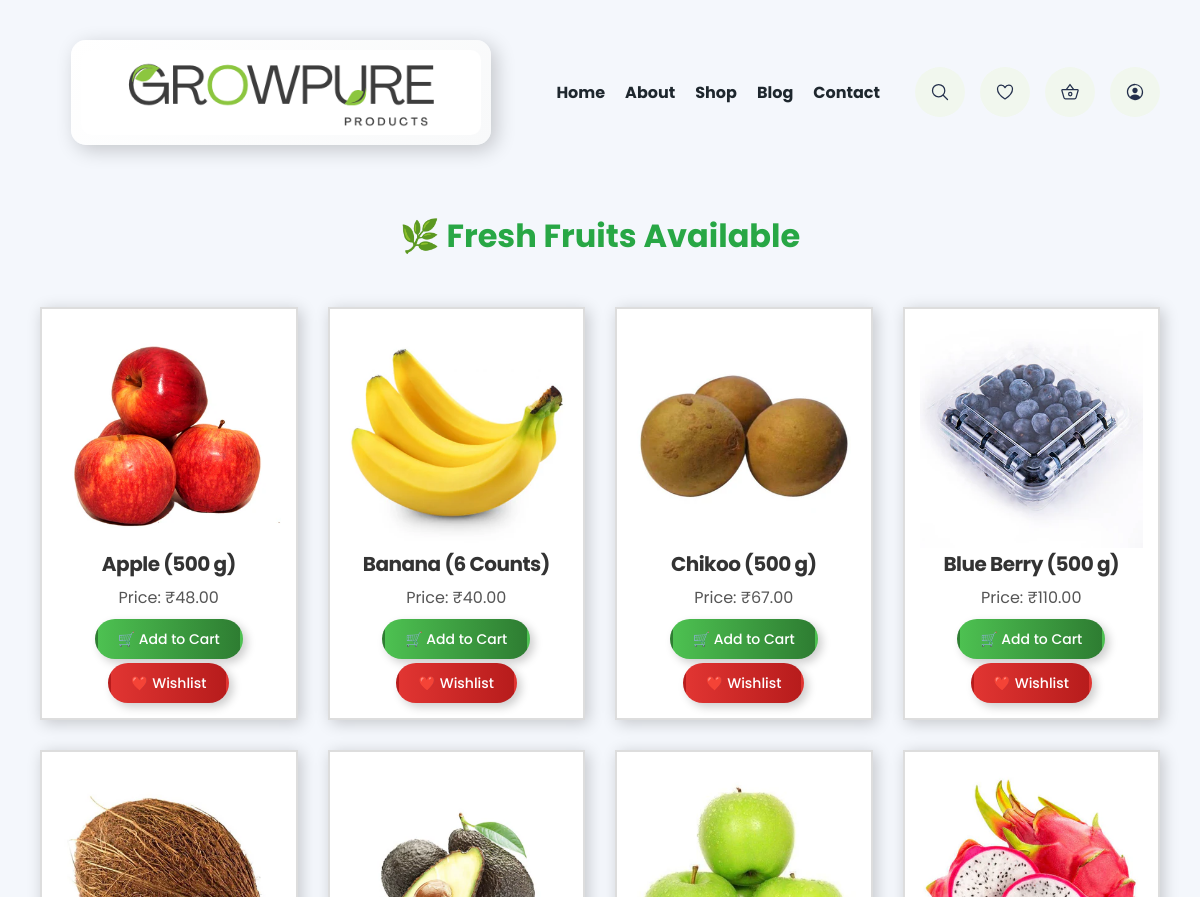
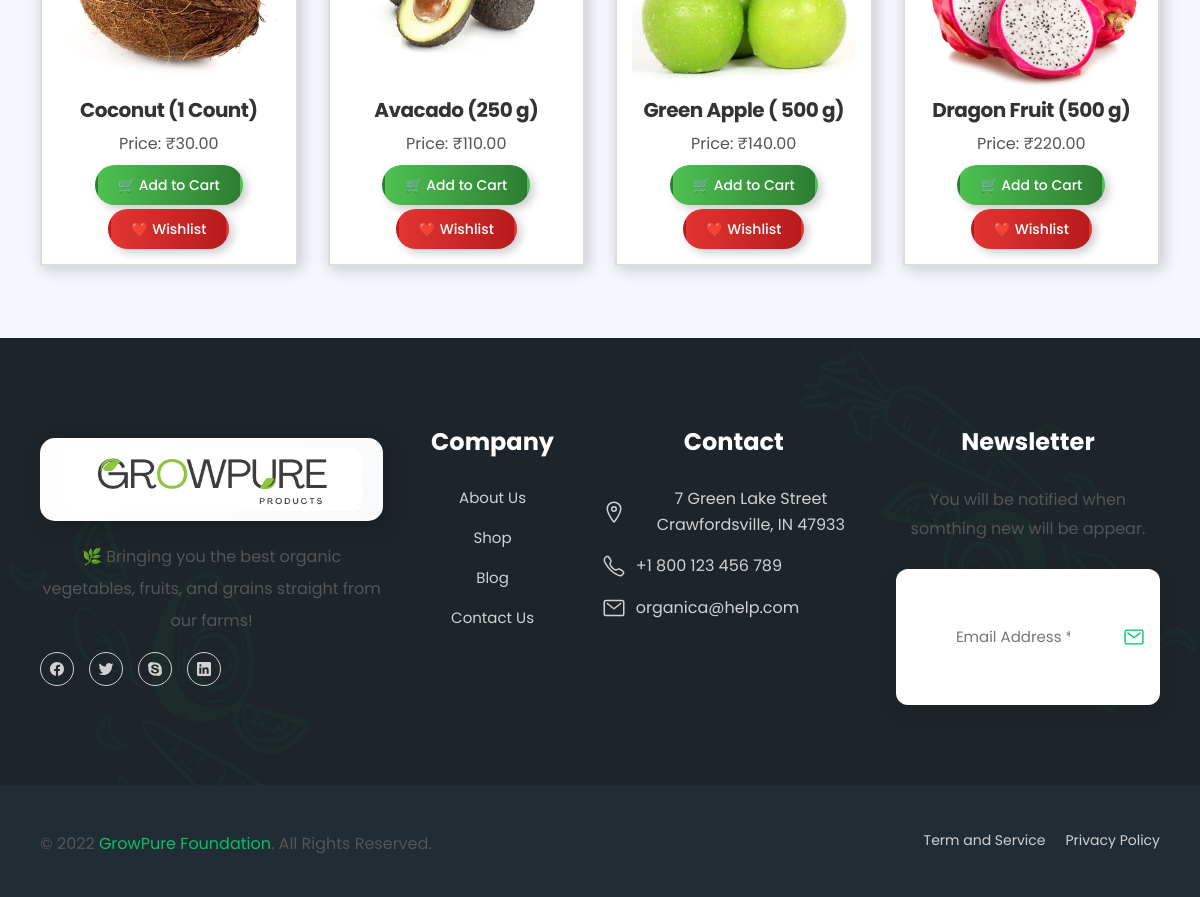
/fruit/, run on the app's committed database (2 pictures, top to bottom).
### myApp/models.py (models this page shows, shortened)
class Fruit(models.Model):
    photo = models.ImageField(upload_to="fruits/")
    title = models.CharField(max_length=100)
    price = models.DecimalField(max_digits=10, decimal_places=2)

### GrowPure/views.py (the view)
# urls.py: path('fruit/', views.fruit_list, name='fruit'),
def fruit_list(request):
    fruits = Fruit.objects.all()
    return render(request, 'fruit_list.html', {'fruits': fruits})

### templates/fruit_list.html (shortened to what this page needs)
{% include 'header.html' %}
<!DOCTYPE html>
<html lang="en">
<head>
    <link rel="stylesheet" href="/static/css/fruit.css">
</head>
<body style="background-color: #f4f7fc;">
    <br>
    <h1 style="color: #28a745;">🌿 Fresh Fruits Available</h1>
    <br>
    <div class="container">
        {% for fruit in fruits %}
            <div class="fruit">
                <img src="{{ fruit.photo.url }}" alt="{{ fruit.title }}" >
                <h2 style="margin-bottom: 0px;">{{ fruit.title }}</h2>
                <p>Price: ₹{{ fruit.price }}</p>
                <a href="{% url 'add_to_cart' 'fruit' fruit.id %}">
                  <button class="btn btn-cart">🛒 Add to Cart</button>
               </a>
                <a href="{% url 'add_fruit_to_wishlist' fruit.id %}">
                  <button class="btn btn-wishlist">❤️ Wishlist</button>
                </a>
            </div>
        {% endfor %}
    </div>
    <br><br>
</body>
</html>
{% include 'footer.html' %}

### static/css/fruit.css (style rules this page uses)
body { font-family: 'Poppins', sans-serif; text-align: center; }
.container { display: grid; grid-template-columns: repeat(4, 1fr); gap: 30px; justify-content: center; padding: 20px; max-width: 1200px; margin: auto; }
.fruit { border: 2px solid #ddd; padding: 15px; box-shadow: 3px 3px 15px rgba(0, 0, 0, 0.2); background: #fff; transition: border-color 0.3s ease, transform 0.3s ease; display: flex; flex-direction: column; align-items: center; text-align: center; }
.fruit img { width: 100%; height: auto; }
h2 { font-size: 20px; color: #333; }
p { margin: 5px 0; font-size: 16px; color: #555; }
@media (max-width: 1200px) { .container { grid-template-columns: repeat(4, 1fr); } }
.btn { width: 50px; height: 40px; border: none; border-radius: 8px; font-size: 24px; font-weight: bold; cursor: pointer; transition: 0.3s ease-in-out; display: flex; align-items: center; justify-content: center; box-shadow: 4px 4px 10px rgba(0, 0, 0, 0.2); text-decoration: none; border: 3px solid transparent; margin-top: 4px; }
.btn-cart { background: linear-gradient(to right, #4dc151, #2e7d32); color: white; }
.btn-wishlist { background: linear-gradient(to right, #e13532, #b71c1c); color: white; }

### static/css/main.css (style rules this page uses)
:root { --charleston-green: hsl(206, 20%, 14%); --battleship-gray: hsl(0, 0%, 53%); --shamrock-green: hsl(152, 95%, 31%); --russian-violet: hsl(245, 97%, 13%); --yellow-orange: hsl(36, 100%, 50%); --green-pigment: hsl(152, 95%, 33%); --roman-silver: hsl(223, 6%, 55%); --sonic-silver: hsl(0, 0%, 45%); --eerie-black: hsl(210, 11%, 15%); --space-cadet: hsl(222, 36%, 22%); --light-gray: hsl(0, 0%, 82%); --mint-cream: hsl(96, 36%, 95%); --gunmetal-1: hsl(207, 21%, 17%); --gunmetal-2: hsl(206, 21%, 15%); --black_90: hsla(0, 0%, 0%, 0.9); --black_50: hsla(0, 0%, 0%, 0.5); --black_25: hsla(0, 0%, 0%, 0.25); --white_50: hsla(0, 0%, 100%, 0.50); --white_25: hsla(0, 0%, 100%, 0.25); --white_10: hsla(0, 0%, 100%, 0.1); --platinum: hsl(0, 0%, 92%); --cultured: hsl(0, 0%, 94%); --emerald: hsl(152, 95%, 39%); --emerald_70: hsla(152, 95%, 39%, 0.7); --white: hsl(0, 0%, 100%); --black: hsl(0, 0%, 0%); --onyx: hsl(0, 0%, 27%); --jet: hsl(0, 0%, 20%); --russian-violet_65: hsla(245, 97%, 13%, 0.65); --rhythm: hsl(220, 17%, 49%); --spanish-gray: hsl(156, 3%, 61%); --ff-playfair-display: 'Playfair Display', serif; --ff-roboto: 'Roboto', sans-serif; --fs-1: 3rem; --fs-2: 2.4rem; --fs-3: 2rem; --fs-4: 1.8rem; --fs-5: 1.7rem; --fs-6: 1.5rem; --fs-7: 1.4rem; --fs-8: 1.3rem; --fs-9: 1rem; --fw-400: 400; --fw-500: 500; --fw-600: 600; --fw-700: 700; --section-padding: 80px; --radius-4: 4px; --radius-6: 6px; --shadow-1: 0 12px 25px -8px hsla(0, 0%, 0%, 0.2); --shadow-2: -12px 0 25px -8px hsla(0, 0%, 0%, 0.2); --shadow-3: 12px 0 25px -8px hsla(0, 0%, 0%, 0.2); --transition-1: 0.05s ease; --transition-2: 0.25s ease; --cubic-in: cubic-bezier(0.51, 0.03, 0.64, 0.28); --cubic-out: cubic-bezier(0.33, 0.85, 0.4, 0.96); }
*, *::before, *::after { margin: 0; padding: 0; box-sizing: border-box; }
a { text-decoration: none; color: inherit; }
a, img, span, input, label, button, ion-icon { display: block; }
img { height: auto; }
input, button { background: none; border: none; font: inherit; }
button { cursor: pointer; }
html { font-size: 10px; font-family: var(--ff-roboto); scroll-behavior: smooth; }
body { font-size: 1.6rem; background-color: var(--white); }
.container { padding-inline: 15px; }
.btn { background-color: var(--bg-color, var(--emerald)); color: var(--color, var(--white)); display: flex; align-items: center; gap: 8px; width: max-content; font-size: var(--fs, var(--fs-7)); font-weight: var(--fw, var(--fw-500)); padding: var(--padding, 15px 20px); border-radius: 50px; transition: var(--transition-2); }
@media (min-width: 569px) { :root { --fs-1: 3.2rem; } }
@media (min-width: 569px) { .container { max-width: 520px; margin-inline: auto; } }
@media (min-width: 768px) { :root { --fs-1: 3.8rem; } }
@media (min-width: 768px) { .container { max-width: 700px; } }
@media (min-width: 992px) { .container { padding-inline: 40px; max-width: 1020px; } }
@media (min-width: 1200px) { .container { max-width: 1200px; } }

### static/css/checkout.css (style rules this page uses)
body { font-family: 'Roboto', sans-serif; background-color: #f8f9fa; color: #333; line-height: 1.6; }
.container { max-width: 1200px; margin: 0 auto; padding: 20px; }
h2, h3 { color: #2c3e50; font-weight: 700; }
h2 { margin-bottom: 40px; font-size: 2.5rem; text-align: center; letter-spacing: -0.5px; }

### data on the page
Fruit: photo (picture), title "Apple (500 g)", price "48.00"
Fruit: photo (picture), title "Banana (6 Counts)", price "40.00"
Fruit: photo (picture), title "Chikoo (500 g)", price "67.00"
Fruit: photo (picture), title "Blue Berry (500 g)", price "110.00"
Fruit: photo (picture), title "Coconut (1 Count)", price "30.00"
Fruit: photo (picture), title "Avacado (250 g)", price "110.00"
Fruit: photo (picture), title "Green Apple ( 500 g)", price "140.00"
Fruit: photo (picture), title "Dragon Fruit (500 g)", price "220.00"
